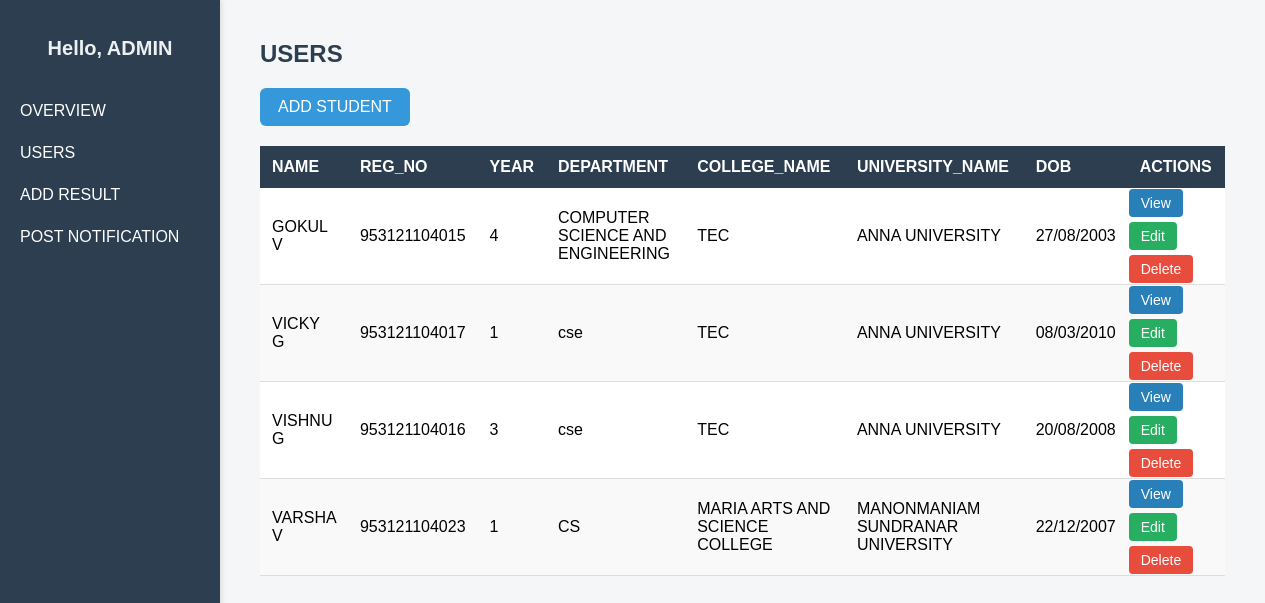
Screenshot of /users with the database file from the repository.
### app/models.py (models this page shows, shortened)
class Users(models.Model):
    name=models.CharField(max_length=50)
    reg_no=models.IntegerField(max_length=50)
    department=models.CharField(max_length=50,null=True)
    year_of_Study=models.CharField(max_length=50,null=True)
    clg_name=models.CharField(max_length=50)
    university_name=models.CharField(max_length=50)
    dob=models.CharField(max_length=50)

### app/views.py (the view)
# urls.py: path('users',views.users,name="users"),
def users(request):
    users=Users.objects.all()
    return render(request,"users.html",{"users":users})

### app/templates/users.html (shortened to what this page needs)
{% extends 'admin_dashboard.html' %}
{% block content %}
<div style="padding: 20px; font-family: Arial, sans-serif;">
    <h3 style="font-size: 24px; margin-bottom: 20px; color: #2c3e50;">USERS</h3>
    <a href="{% url 'add_student' %}"
       style="display: inline-block; padding: 10px 18px; background: #3498db; color: white;
              text-decoration: none; border-radius: 6px; margin-bottom: 20px; transition: all 0.3s;">
       ADD STUDENT
    </a>
    <div style="overflow-x: auto;">
        <table style="width: 100%; border-collapse: collapse; min-width: 800px; box-shadow: 0px 2px 8px rgba(0,0,0,0.1);">
            <thead style="background: #2c3e50; color: white; text-align: left;">
                <tr>
                    <th style="padding: 12px;">NAME</th>
                    <th style="padding: 12px;">REG_NO</th>
                    <th style="padding: 12px;">YEAR</th>
                    <th style="padding: 12px;">DEPARTMENT</th>
                    <th style="padding: 12px;">COLLEGE_NAME</th>
                    <th style="padding: 12px;">UNIVERSITY_NAME</th>
                    <th style="padding: 12px;">DOB</th>
                    <th style="padding: 12px;">ACTIONS</th>
                </tr>
            </thead>
            <tbody>
            {% for x in users %}
                <tr style="border-bottom: 1px solid #ddd; background: {% cycle '#ffffff' '#f9f9f9' %}; transition: background 0.3s;">
                    <td style="padding: 12px;">{{ x.name }}</td>
                    <td style="padding: 12px;">{{ x.reg_no }}</td>
                    <td style="padding: 12px;">{{ x.year_of_Study }}</td>
                    <td style="padding: 12px;">{{ x.department }}</td>
                    <td style="padding: 12px;">{{ x.clg_name }}</td>
                    <td style="padding: 12px;">{{ x.university_name }}</td>
                    <td style="padding: 12px;">{{ x.dob }}</td>
                    <td style="display: flex; flex-wrap: wrap; gap: 5px;">
                        <a href="{% url 'view_result' x.id %}"
                           style="padding: 6px 12px; background: #2980b9; color: white; text-decoration: none; border-radius: 4px; font-size: 14px; transition: all 0.3s;">View</a>
                        <a href="{% url 'edit_student' x.id %}"
                           style="padding: 6px 12px; background: #27ae60; color: white; text-decoration: none; border-radius: 4px; font-size: 14px; transition: all 0.3s;">Edit</a>
                        <a href="{% url 'delete_student' x.id %}"
                           style="padding: 6px 12px; background: #e74c3c; color: white; text-decoration: none; border-radius: 4px; font-size: 14px; transition: all 0.3s;"
                           onclick="return confirm('Are you sure you want to delete this student?');">Delete</a>
                    </td>
                </tr>
            {% endfor %}
            </tbody>
        </table>
    </div>
    </div>
</div>
{% endblock %}

### app/templates/admin_dashboard.html (shortened to what this page needs)
<!DOCTYPE html>
<html lang="en">
<head>
</head>
<body>
  <div class="sidebar" id="sidebar">
    <h2>Hello, ADMIN</h2>
    <a href="{% url 'overview' %}">OVERVIEW</a>
    <a href="{% url 'users' %}">USERS</a>
    <a href="{% url 'add_result' %}">ADD RESULT</a>
    <a href="{% url 'post_notification' %}">POST NOTIFICATION</a>
  </div>
  <div class="content" id="content">
    {% block content %}
    {% endblock %}
</body>
</html>

### app/templates/admin_dashboard.html (style rules this page uses)
body { margin: 0; font-family: Arial, sans-serif; display: flex; min-height: 100vh; background: #f4f6f8; transition: background 0.3s; }
.sidebar { width: 220px; background: #2c3e50; height: 100vh; padding-top: 20px; position: fixed; top: 0; left: 0; color: white; transition: transform 0.3s ease-in-out; z-index: 1000; box-shadow: 2px 0 5px rgba(0,0,0,0.1); }
.sidebar h2 { text-align: center; margin-bottom: 30px; font-size: 20px; color: #ecf0f1; transition: color 0.3s; }
.sidebar a { display: block; color: white; padding: 12px 20px; text-decoration: none; font-size: 16px; position: relative; transition: 0.3s; }
.sidebar a::before { content: ""; position: absolute; left: 0; width: 0; height: 100%; background: #3498db; transition: 0.3s; z-index: -1; }
.content { margin-left: 220px; padding: 20px; flex: 1; transition: margin-left 0.3s ease-in-out; }
.content h1, .content h2, .content h3 { margin-top: 0; transition: color 0.3s; }

### rows the page displays
Users: name "GOKUL V", reg_no "953121104015", year_of_Study "4", department "COMPUTER SCIENCE AND ENGINEERING", clg_name "TEC", university_name "ANNA UNIVERSITY", dob "27/08/2003"
Users: name "VICKY G", reg_no "953121104017", year_of_Study "1", department "cse", clg_name "TEC", university_name "ANNA UNIVERSITY", dob "08/03/2010"
Users: name "VISHNU G", reg_no "953121104016", year_of_Study "3", department "cse", clg_name "TEC", university_name "ANNA UNIVERSITY", dob "20/08/2008"
Users: name "VARSHA V", reg_no "953121104023", year_of_Study "1", department "CS", clg_name "MARIA ARTS AND SCIENCE COLLEGE", university_name "MANONMANIAM SUNDRANAR UNIVERSITY", dob "22/12/2007"
